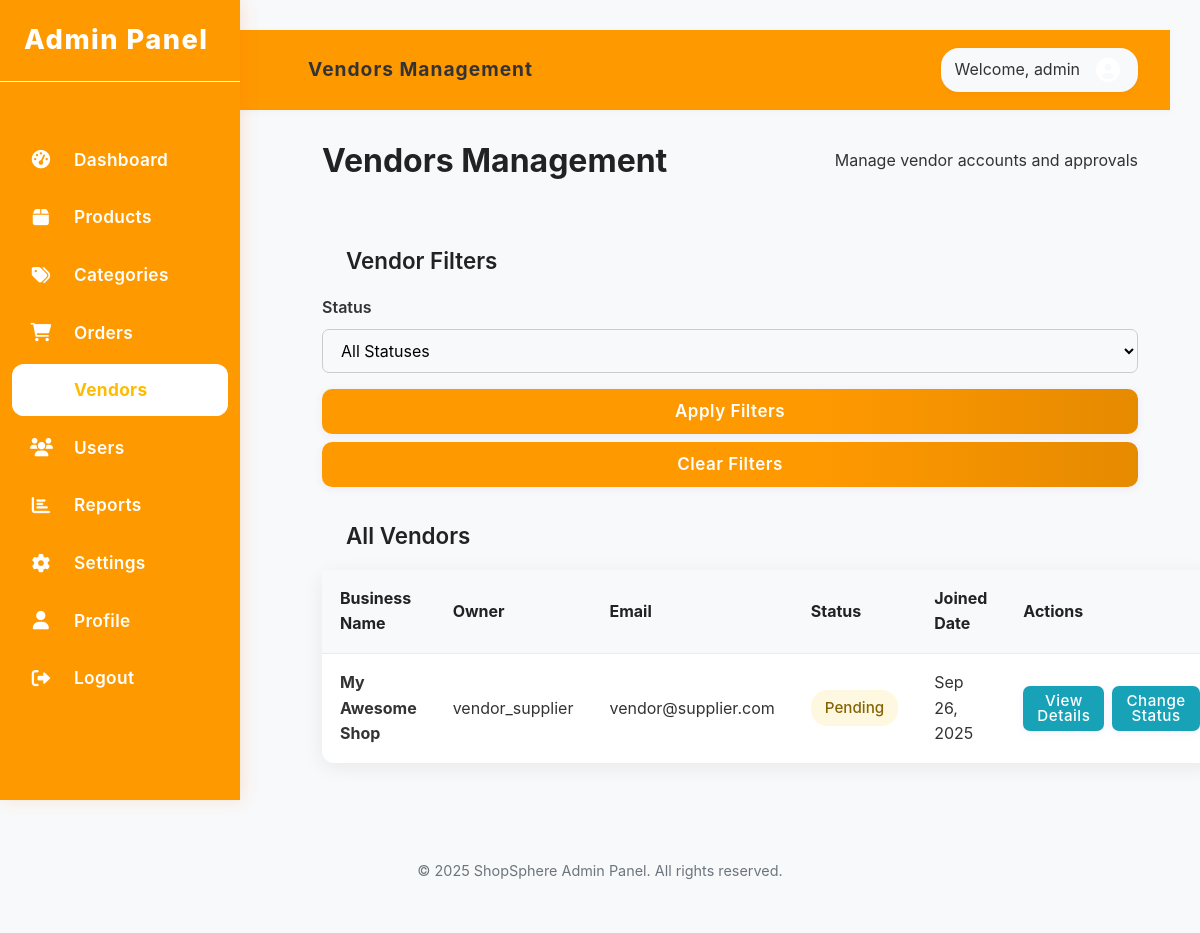
The page /admin/admin-vendors.php (signed in) on the database its author committed.
### tables this page shows
CREATE TABLE vendors (
    id INT AUTO_INCREMENT PRIMARY KEY,
    user_id INT NOT NULL,
    business_name VARCHAR(100) NOT NULL,
    business_description TEXT,
    business_logo VARCHAR(255),
    business_address TEXT,
    business_phone VARCHAR(20),
    business_email VARCHAR(100),
    status ENUM('pending', 'approved', 'rejected') DEFAULT 'pending',
    created_at TIMESTAMP DEFAULT CURRENT_TIMESTAMP,
    updated_at TIMESTAMP DEFAULT CURRENT_TIMESTAMP ON UPDATE CURRENT_TIMESTAMP,
    FOREIGN KEY (user_id) REFERENCES users(id) ON DELETE CASCADE
);

CREATE TABLE users (
    id INT AUTO_INCREMENT PRIMARY KEY,
    username VARCHAR(50) NOT NULL UNIQUE,
    email VARCHAR(100) NOT NULL UNIQUE,
    password VARCHAR(255) NOT NULL,
    user_type ENUM('customer', 'vendor', 'admin') DEFAULT 'customer',
    reset_token VARCHAR(255) DEFAULT NULL,
    reset_token_expires_at DATETIME DEFAULT NULL,
    last_reset_request_at DATETIME DEFAULT NULL,
    created_at TIMESTAMP DEFAULT CURRENT_TIMESTAMP,
    updated_at TIMESTAMP DEFAULT CURRENT_TIMESTAMP ON UPDATE CURRENT_TIMESTAMP
);

### admin/admin-vendors.php (the view, shortened to what this page needs)
<?php
$database = new Database();
$db = $database->getConnection();
$status_filter = isset($_GET['status']) ? $_GET['status'] : '';
$query = "SELECT v.*, u.username, u.email, u.created_at as joined_date
          FROM vendors v
          JOIN users u ON v.user_id = u.id
          WHERE 1=1";
$query .= " ORDER BY v.created_at DESC";
$stmt = $db->prepare($query);
$stmt->execute();
$vendors = $stmt->fetchAll(PDO::FETCH_ASSOC);
include_once '../includes/admin-header.php';
?>
<div class="admin-users-container">
    <div class="admin-users-header">
        <h1>Vendors Management</h1>
        <p>Manage vendor accounts and approvals</p>
    </div>
    <div class="card">
        <div class="card-header">
            <h2>Vendor Filters</h2>
        </div>
        <div class="card-body">
            <form method="GET" class="filter-form">
                <div class="form-row">
                    <div class="form-group">
                        <label for="status">Status</label>
                        <select id="status" name="status">
                            <option value="all" <?php echo $status_filter == 'all' ? 'selected' : ''; ?>>All Statuses</option>
                        </select>
                    </div>
                    <div class="form-group">
                        <button type="submit" class="btn btn-primary">Apply Filters</button>
                        <a href="admin-vendors.php" class="btn btn-outline">Clear Filters</a>
                    </div>
                </div>
            </form>
        </div>
    </div>
    <div class="card">
        <div class="card-header">
            <h2>All Vendors</h2>
        </div>
        <div class="card-body">
            <?php if (!empty($vendors)): ?>
                <table class="users-table">
                    <thead>
                        <tr>
                            <th>Business Name</th>
                            <th>Owner</th>
                            <th>Email</th>
                            <th>Status</th>
                            <th>Joined Date</th>
                            <th>Actions</th>
                        </tr>
                    </thead>
                    <tbody>
                        <?php foreach ($vendors as $vendor): ?>
                            <tr>
                                <td>
                                    <strong><?php echo htmlspecialchars($vendor['business_name']); ?></strong>
                                </td>
                                <td><?php echo htmlspecialchars($vendor['username']); ?></td>
                                <td><?php echo htmlspecialchars($vendor['email']); ?></td>
                                <td>
                                    <span class="user-status <?php echo $vendor['status']; ?>">
                                        <?php echo ucfirst($vendor['status']); ?>
                                    </span>
                                </td>
                                <td><?php echo date('M j, Y', strtotime($vendor['joined_date'])); ?></td>
                                <td>
                                    <div class="action-buttons">
                                        <a href="admin-vendor-details.php?id=<?php echo $vendor['id']; ?>" class="btn btn-edit">View Details</a>
                                        <div class="dropdown">
                                            <button class="btn btn-edit dropdown-toggle">Change Status</button>
                                        </div>
                                    </div>
                                </td>
                            </tr>
                        <?php endforeach; ?>
                    </tbody>
                </table>
            <?php else: ?>
                <p class="text-center">No vendors found.</p>
            <?php endif; ?>
        </div>
    </div>
</div>
<?php
include_once '../includes/admin-footer.php';
?>

### assets/css/style.css (style rules this page uses)
* { margin: 0; padding: 0; box-sizing: border-box; }
body { font-family: 'MTN Brighter Sans', -apple-system, BlinkMacSystemFont, "Segoe UI", Roboto, Helvetica, Arial, sans-serif; line-height: 1.6; color: #333; background-color: #f8f9fa; }

### assets/css/pages/admin-dashboard.css (style rules this page uses)
.card { background: var(--white); border-radius: var(--border-radius); box-shadow: var(--box-shadow); overflow: visible; transition: var(--transition); height: fit-content; }
.card-header { padding: 20px 24px; border-bottom: 1px solid var(--gray-200); display: flex; justify-content: space-between; align-items: flex-start; background: var(--white); }
.card-header h2 { margin: 0; font-size: 1.4rem; color: #222; font-weight: 600; }
.card-body { padding: 0; }
.btn { display: inline-flex; align-items: center; justify-content: center; padding: 8px 16px; border-radius: 8px; text-decoration: none; font-weight: 500; font-size: 0.9rem; cursor: pointer; transition: var(--transition); border: none; gap: 6px; }
.btn-primary { background: var(--primary); color: var(--white); }
.btn-outline { background: transparent; color: var(--primary); border: 1px solid var(--primary); }
.action-buttons { display: flex; gap: 8px; }

### assets/css/pages/admin-login.css (style rules this page uses)
.form-group { position: relative; }
.btn { display: inline-block; padding: 14px 28px; background: linear-gradient(90deg, var(--primary-color) 60%, var(--primary-dark) 100%); color: #fff; border: none; border-radius: 10px; font-size: 17px; font-weight: 600; cursor: pointer; transition: background 0.3s, box-shadow 0.3s, transform 0.2s; text-align: center; box-shadow: 0 2px 8px rgba(124,58,237,0.08); letter-spacing: 0.5px; }

### assets/css/pages/admin-settings.css (style rules this page uses)
.form-group { display: flex; flex-direction: column; gap: 8px; }
.form-group label { font-weight: 600; color: #333; }
.form-group input, .form-group select { padding: 10px 14px; border-radius: 7px; border: 1px solid #ccc; font-size: 1rem; background: #f8f9fa; }
.btn-primary { background: var(--primary, #007bff); color: #fff; border: none; border-radius: 7px; padding: 12px 24px; font-weight: 600; cursor: pointer; font-size: 1.1rem; transition: background 0.2s; }

### assets/css/pages/admin-users.css (style rules this page uses)
.admin-users-container { padding: 32px; margin-left: 260px; max-width: 1400px; overflow: visible; }
.admin-users-header { display: flex; justify-content: space-between; align-items: center; margin-bottom: 32px; }
.admin-users-header h1 { font-size: 2rem; color: #222; font-weight: 700; }
.users-table { width: 100%; border-collapse: separate; border-spacing: 0; background: #fff; box-shadow: 0 4px 20px rgba(0,0,0,0.07); border-radius: 12px; font-size: 1rem; overflow: visible; max-width: 100%; }
.users-table th, .users-table td { padding: 16px 18px; text-align: left; border-bottom: 1px solid #e9ecef; }
.users-table th { background: var(--gray-100, #f8f9fa); color: #222; font-weight: 700; }
.users-table tr:last-child td { border-bottom: none; }
.user-status { padding: 6px 14px; border-radius: 16px; font-size: 0.95rem; font-weight: 500; display: inline-block; }
.user-status.pending { background: rgba(255,193,7,0.12); color: #856404; }
.action-buttons { display: flex; gap: 10px; }
.action-buttons .btn { padding: 7px 14px; font-size: 0.95rem; border-radius: 7px; font-weight: 500; border: none; cursor: pointer; transition: background 0.2s; }
.action-buttons .btn-edit { background: var(--info, #17a2b8); color: #fff; }

### assets/css/base/typography.css (style rules this page uses)
body { font-family: 'Segoe UI', Tahoma, Geneva, Verdana, sans-serif; font-size: 16px; line-height: 1.6; color: var(--text-primary); }
h1, h2, h3, h4, h5, h6 { font-weight: 600; line-height: 1.2; margin-bottom: var(--spacing-md); color: var(--text-primary); }
h1 { font-size: var(--font-size-xxl); }
h2 { font-size: var(--font-size-xl); }
p { margin-bottom: var(--spacing-md); }
a { color: var(--primary-color); transition: color var(--transition-fast); }

### assets/css/components/buttons.css (style rules this page uses)
.btn { display: inline-flex; align-items: center; justify-content: center; gap: var(--spacing-sm); padding: 12px 24px; background-color: var(--primary-color); color: var(--text-white); border: none; border-radius: var(--border-radius); font-weight: 500; text-decoration: none; cursor: pointer; transition: all var(--transition-normal); font-size: var(--font-size-md); line-height: 1; }
.btn-outline { background-color: transparent; border: 2px solid var(--primary-color); color: var(--primary-color); }

### assets/css/components/forms.css (style rules this page uses)
.form-group { margin-bottom: var(--spacing-lg); }

### rows shown on the page
vendors: business_name "My Awesome Shop", user.username "vendor_supplier", user.email "vendor@supplier.com", status "Pending", user.created_at "Sep 26, 2025"

### other values the page prints
$page_title "Vendors Management"
$_SESSION['username'] "admin"
